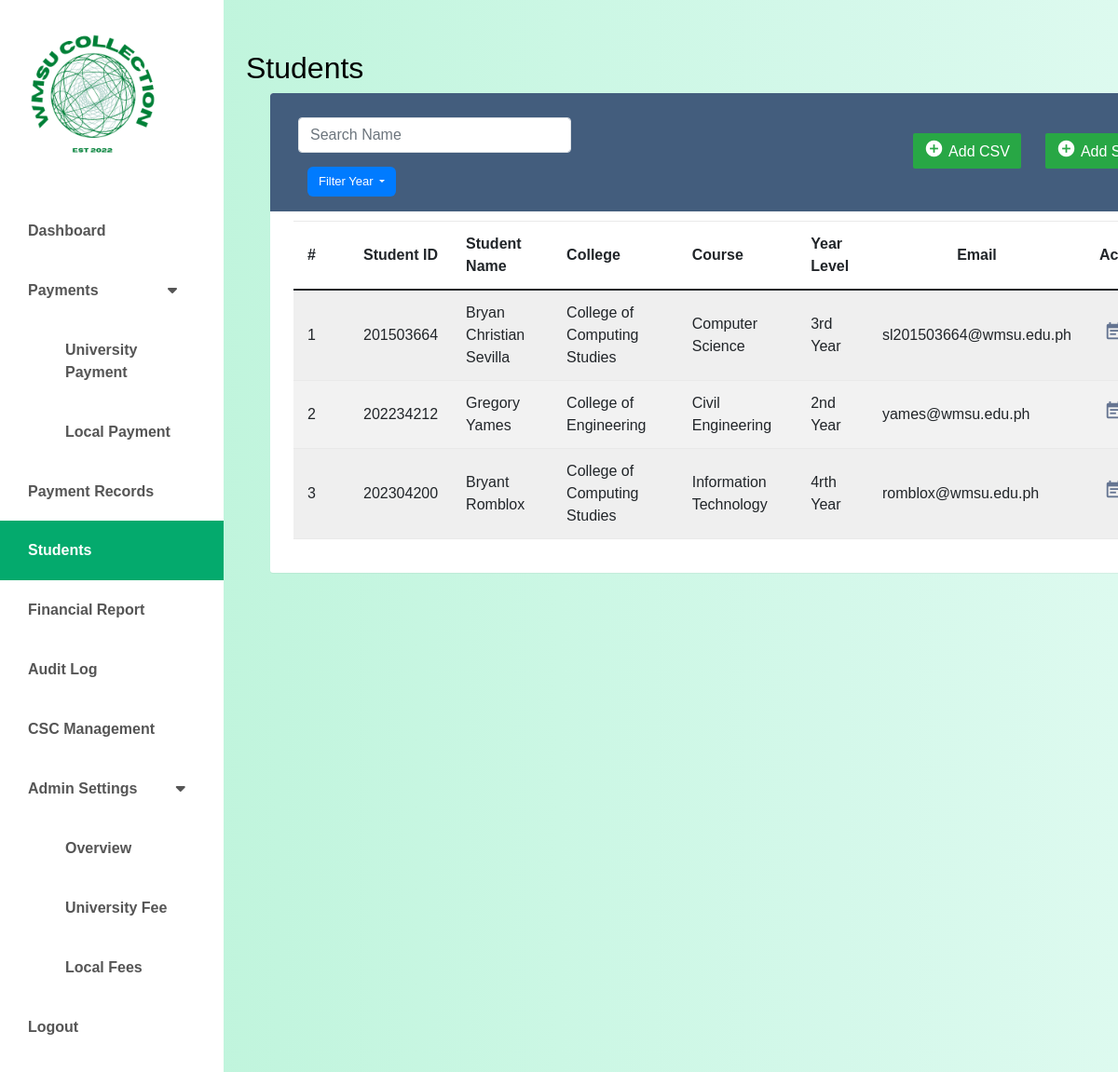
/students/students.php (signed in), run on an earlier commit of the app's database.
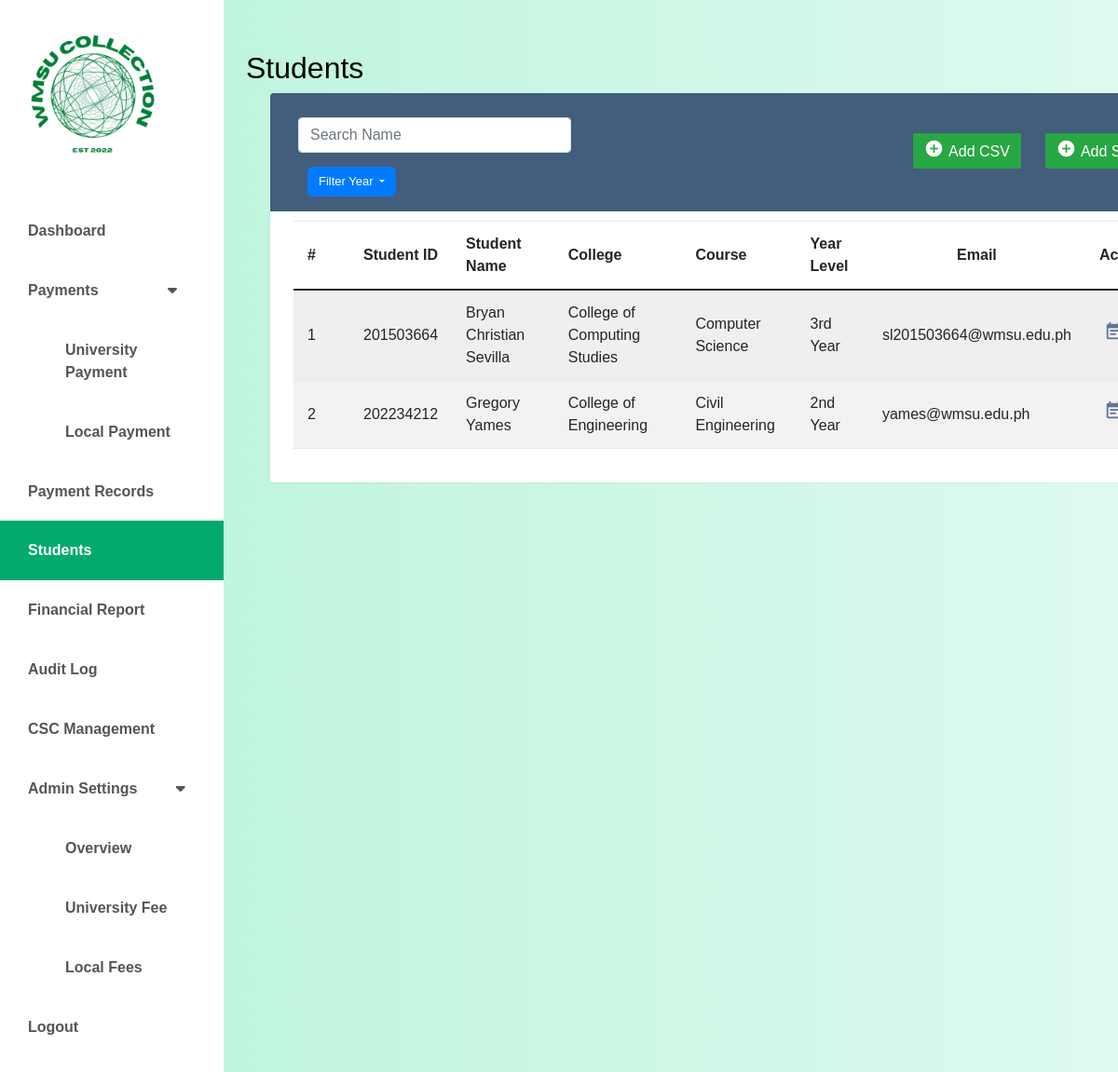
And on a later commit of the database.
### tables this page shows
CREATE TABLE `students` (
  `id` int(11) NOT NULL,
  `first_name` varchar(50) NOT NULL,
  `last_name` varchar(50) NOT NULL,
  `student_email` varchar(50) NOT NULL,
  `year_level` varchar(20) NOT NULL,
  `college_id` int(11) NOT NULL,
  `program_id` int(11) NOT NULL,
  `payment_status` varchar(10) DEFAULT NULL,
  `outstanding_balance` int(11) NOT NULL DEFAULT 0
);

CREATE TABLE `colleges` (
  `id` int(11) NOT NULL,
  `college_name` varchar(50) NOT NULL,
  `college_code` varchar(8) DEFAULT NULL
);

CREATE TABLE `programs` (
  `id` int(11) NOT NULL,
  `program_name` varchar(50) NOT NULL,
  `college_id` int(11) NOT NULL
);

### classes/student.class.php (called while the page is built, shortened)
<?php
require_once 'database.class.php';
class Student {
    protected $db;
    function __construct() {
        $this->db = new Database();
    }
    function showAllDetails() {
        $sql = "SELECT s.id, s.first_name, s.last_name, s.student_email, s.year_level, s.payment_status, s.outstanding_balance, c.college_name, p.program_name
                FROM students s
                JOIN colleges c ON s.college_id = c.id
                JOIN programs p ON s.program_id = p.id";
        $stmt = $this->db->connect()->prepare($sql);
        $stmt->execute();
        return $stmt->fetchAll(PDO::FETCH_ASSOC);
    }
}
?>

### classes/database.class.php (called while the page is built)
<?php
class Database {
    private $host = 'localhost';
    private $username = 'root';
    private $password = '';
    private $database = 'wmsu';
    protected $connection;
    public function connect() {
        try {
            $dsn = "mysql:host=$this->host;dbname=$this->database;charset=utf8mb4";
            $options = [
                PDO::ATTR_ERRMODE => PDO::ERRMODE_EXCEPTION,
                PDO::ATTR_DEFAULT_FETCH_MODE => PDO::FETCH_ASSOC,
                PDO::ATTR_EMULATE_PREPARES => false,
            ];
            $this->connection = new PDO($dsn, $this->username, $this->password, $options);
        } catch (PDOException $e) {
            echo "Connection error: " . $e->getMessage();
            die();
        }
        return $this->connection;
    }
}
?>

### students/students.php (the view, shortened to what this page needs)
<?php
require_once '../classes/student.class.php';
?>
<!doctype html>
<html lang="en" class="no-js">
  <html>
    <head>
    <link href="https://cdn.jsdelivr.net/npm/bootstrap@5.0.0-beta3/dist/css/bootstrap.min.css" rel="stylesheet" />
    <link rel="stylesheet" href="https://cdnjs.cloudflare.com/ajax/libs/font-awesome/5.15.3/css/all.min.css" />
	<link rel="stylesheet" href="https://stackpath.bootstrapcdn.com/bootstrap/4.5.0/css/bootstrap.min.css">
	<link rel="stylesheet" href="https://maxcdn.bootstrapcdn.com/font-awesome/4.7.0/css/font-awesome.min.css">
    <link rel="stylesheet" href="../css/students.css" />
    <link rel="stylesheet" href="../css/dashboard.css" />
    </head>
	<body>
    <div class="d-flex" id="wrapper">
		<div class="bg-white" id="sidebar-wrapper">
            <img src="../images/logo.jpg" width ="200" alt="CCS COLLECTION FEE">
            <div class="list-group list-group-flush my-3">
                <a href="../admin/dashboard-user.php" class="list-group-item list-group-item-action bg-hover first-text fw-bold ">Dashboard</a>
                <button class="list-group-item list-group-item-action bg-hover second-text dropdown-btn fw-bold">Payments</a>
                <i class="fa fa-caret-down" style = "margin-left:70px;"></i>
                </button>
                <div class="dropdown-container">
                  <?php
                  if($_SESSION['role'] == 'officer'){?>
                    <a href="../payment/universitypayment.php" class="list-group-item list-group-item-action bg-hover first-text fw-bold " style="text-decoration:none; padding-left: 70px;">University Payment</a>
                    <?php } ?>
                    <a href="../payment-local/localpayment.php" class="list-group-item list-group-item-action bg-hover first-text fw-bold " style="text-decoration:none; padding-left: 70px;">Local Payment</a>
                </div>
                <a href="../payment-records/payment-records.php" class="list-group-item list-group-item-action bg-hover first-text fw-bold">Payment Records</a>
                <a href="../students/students.php" class="list-group-item list-group-item-action bg-hover first-text fw-bold active">Students</a>
                <a href="../financial-report-user/financial-report-user.php" class="list-group-item list-group-item-action bg-hover first-text fw-bold">Financial Report</a>
                <a href="../audit-log-user/audit-log-user.php" class="list-group-item list-group-item-action bg-hover first-text fw-bold">Audit Log</a>
                <a href="../csc-management/csc-management.php" class="list-group-item list-group-item-action bg-hover first-text fw-bold">CSC Management</a>
                <button class="list-group-item list-group-item-action bg-hover second-text dropdown-btn fw-bold">Admin Settings
                <i class="fa fa-caret-down" style="margin-left: 37px;"></i>
                </button>
                <div class="dropdown-container">
                    <a href="../admin-settings-user/admin-settings-user.php" class="list-group-item list-group-item-action bg-hover first-text fw-bold " style="text-decoration:none; padding-left: 70px;">Overview</a>
                    <a href="../user-univ-fee/univer-fee.php" class="list-group-item list-group-item-action bg-hover first-text fw-bold" style="text-decoration:none; padding-left: 70px;">University Fee</a>
                    <a href="../user-local-fee/local-fee.php"class="list-group-item list-group-item-action bg-hover first-text fw-bold"  style="text-decoration:none; padding-left: 70px;">Local Fees</a>
                </div>
                <a href="../public/logout.php" class="list-group-item list-group-item-action bg-hover first-text fw-bold">Logout</a>
            </div>
        </div>
		<div class="table-responsive">
	<div id="page-content-wrapper">
    <nav class="navbar navbar-expand-lg navbar-light bg-active py-4 px-4">
        <div class="d-flex align-items-center">
            <h2 class="fs-2 m-0">Students</h2>
        </div>
    </nav>
	<div class="table-wrapper">
  <div class="table-title">
    <div class="row">
      <div class="col-sm-4">
        <input class="form-control border" type="search" name="search" id="search-input" placeholder="Search Name">
        <button class="btn btn-primary dropdown-toggle" id="sort-by" type="button" data-toggle="dropdown" aria-haspopup="true" aria-expanded="false">Filter Year </button>
      </div>
      <div class="col-sm-8 d-flex justify-content-end">
        <div class="mr-2">
          <a href="#addCSV" class="btn btn-success" id="add-student" data-toggle="modal">
            <i class="material-icons">&#xE147;</i> <span>Add CSV</span>
          </a>
        </div>
        <div class="ml-2">
          <a href="#addStudentModal" class="btn btn-success" id="add-student" data-toggle="modal">
            <i class="material-icons">&#xE147;</i> <span>Add Student</span>
          </a>
        </div>
      </div>
    </div>
  </div>
			<table class="table table-striped table-hover" style="width: 100%;">
				<thead style="text-align: center;">
					<tr>
						<th>#</th>
						<th>Student ID</th>
						<th>Student Name</th>
						<th>College</th>
						<th>Course</th>
						<th>Year Level</th>
						<th style="text-align:center;">Email</th>
            <th>Action</th>
					</tr>
				</thead>
				<tbody style="text-align: center;">
				<?php
					$students = new Student();
					$studentData = $students->showAllDetails();
					$i = 1;
				foreach($studentData as $students) {
        ?>
					<tr>
					<td><?php echo $i; ?></td>
					<td><?php echo $students['id']; ?></td>
						<td><?php echo $students['first_name'], ' ', $students['last_name']; ?></td>
						<td><?php echo $students['college_name']; ?></td>
						<td><?php echo $students['program_name']; ?></td>
						<td><?php echo $students['year_level']; ?></td>
						<td><?php echo $students['student_email']; ?></td>
            <td>  <a href="student-details.php" class="view-schedules">
                    <i class="material-icons" title="View Student Details">event_note</i>
                </a>
        </td>
				</tr>
			<?php $i++; } ?>
					</tbody>
			</table>
		</div>
	</div>
</div>
</div>
</body>
</html>

### css/students.css (style rules this page uses)
:root { --main-bg-color: #009d63; --main-text-color: #009d63; --second-text-color: #bbbec5; --second-bg-color: #c1efde; }
.second-text { color: var(--second-text-color); }
#wrapper { overflow-x: hidden; background-image: linear-gradient( to right, #baf3d7, #c2f5de, #cbf7e4, #d4f8ea, #ddfaef ); }
#sidebar-wrapper { min-height: 100vh; margin-left: -15rem; -webkit-transition: margin 0.25s ease-out; -moz-transition: margin 0.25s ease-out; -o-transition: margin 0.25s ease-out; transition: margin 0.25s ease-out; }
#sidebar-wrapper .list-group { width: 15rem; }
#page-content-wrapper { min-width: 100vw; padding-right: 365px; }
.list-group-item { border: none; background-color: #FFF; color: #555; padding: 20px 30px; }
.list-group-item.active { background-color: #04AA6D; color: white; }
@media (min-width: 768px) { #sidebar-wrapper { margin-left: 0; } }
@media (min-width: 768px) { #page-content-wrapper { min-width: 0; width: 100%; } }
body { color: #566787; background: #f5f5f5; font-family: 'Poppins', sans-serif; height: 100%; font-size: 1rem; }
.fs-2 { font-size:calc(1.325rem + 9.vw)!important; }
.h1, .h3, .h4, .h5, .h6, h1, h2, h3, h4, h5, h6 { margin-top: 0; margin-bottom: 0.5rem; font-weight: 500; line-height: 1.2; color:#000; }
.table-responsive { margin: 30px 0; }
.table-wrapper { background: #fff; padding: 20px 25px; margin-left: 50px; margin-right: -340px; border-radius: 3px; min-width: 1000px; box-shadow: 0 1px 1px rgb(0 0 0 / 5%); overflow: hidden; }
.table-title { padding-bottom: 15px; background: #435d7d; color: #fff; padding: 16px 30px; min-width: 100%; margin: -20px -25px 10px; border-radius: 3px 3px 0 0; }
.table-title .btn { color: #fff; float: right; font-size: 13px; border: none; min-width: 50px; border-radius: 2px; border: none; outline: none !important; margin-left: 10px; }
.table-title .btn i { float: left; font-size: 21px; margin-right: 5px; }
.table-title .btn span { float: left; margin-top: 2px; }
table.table tr th, table.table tr td { border-color: #e9e9e9; padding: 12px 15px; vertical-align: middle; }
table.table tr th:first-child { width: 60px; }
table.table tr th:last-child { width: 100px; }
table.table-striped tbody tr:nth-of-type(odd) { background-color: #fcfcfc; }
table.table td:last-child i { opacity: 0.9; font-size: 22px; margin: 0 5px; }
table.table td a { font-weight: bold; color: #566787; display: inline-block; text-decoration: none; outline: none !important; }
table.table td i { font-size: 19px; }
.pb-4 , .px-4 { padding-bottom: 0.5rem!important; }
.fs-2 { font-size: calc(1.325rem + 9.vw)!important; font-weight: 400; }
#sort-by { margin-top: 15px; border-radius: 6px; float: left; }
#search-input { margin-top: 10px; }
.btn:not(:disabled):not(.disabled) { cursor: pointer; margin-top: 27px; }
.table-title .btn span { float: left; margin-top: 2px; font-size: 16px; }

### css/dashboard.css (style rules this page uses)
* { font-family: 'Poppins', sans-serif; }
:root { --main-bg-color: #009d63; --main-text-color: #009d63; --second-text-color: #bbbec5; --second-bg-color: #c1efde; }
.second-text { color: var(--second-text-color); }
#wrapper { overflow-x: hidden; background-image: linear-gradient( to right, #baf3d7, #c2f5de, #cbf7e4, #d4f8ea, #ddfaef ); }
#sidebar-wrapper { min-height: 100vh; margin-left: -15rem; -webkit-transition: margin 0.25s ease-out; -moz-transition: margin 0.25s ease-out; -o-transition: margin 0.25s ease-out; transition: margin 0.25s ease-out; }
#sidebar-wrapper .list-group { width: 15rem; }
#page-content-wrapper { min-width: 100vw; }
.list-group-item { border: none; background-color: #FFF; color: #555; padding: 20px 30px; }
.list-group-item.active { background-color: #04AA6D; color: white; }
@media (min-width: 768px) { #sidebar-wrapper { margin-left: 0; } }
@media (min-width: 768px) { #page-content-wrapper { min-width: 0; width: 100%; } }
body { margin: 0; padding: 0; background-color: var(--second-bg-color); }
table { border-collapse: collapse; width: 100%; }
th, td { text-align: left; padding: 8px; }
th { background-color: #007bff; }
tr:nth-child(even) { background-color: #f2f2f2; }
td a { color: #007bff;; }

What changed in the data, as far as the page shows it:
removed students: id "202304200", first_name "Bryant", last_name "Romblox", college.college_name "College of Computing Studies", program.program_name "Information Technology", year_level "4rth Year", student_email "romblox@wmsu.edu.ph"
